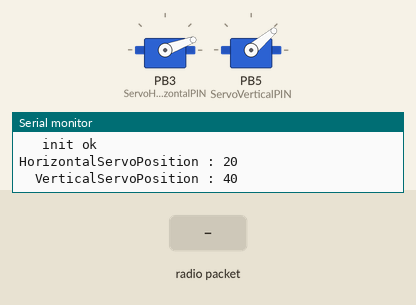
The sketch below on a simulated ATtiny85, built with avr-gcc and run on an emulated ATtiny85. On the bench: 2 × servo, the last lines printed to the serial monitor. The test bench sets the inputs (shaded band). No radio packets arrive unless stated.

Above: at 1.2 s.
1.3 s: radio packet "1" arrives
At 2.6 s:
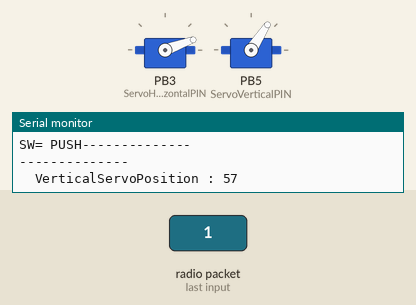
2.9 s: radio packet "0" arrives
At 3.8 s:
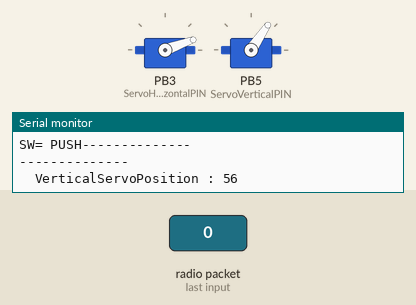
Timing chart, 0 to 5.9 s (numbered marks = the images above; inputs shaded):
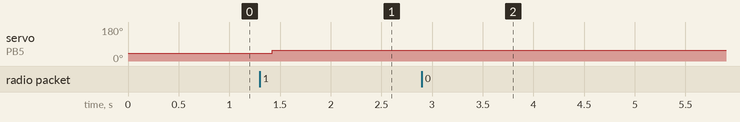

The sketch:

nrf24l01_rx_2servo_sw.ino
```cpp
/* YourDuinoStarter Example:RECEIVE nRF24L01 Joystick data to control Pan Tilt Servos Over Radio.
   QUESTIONS? terry@yourduino.com
 -WHAT IT DOES:
  -Receives Joystick Analog Values over a nRF24L01 Radio Link, using the Radiohead library.
  - Sends Joystick position to 2 servos, usually X,Y to pan-tilt arrangement
  - TODO! Send the Joystick push-down click to turn Laser on and off
------------------------
  OTHER QUESTION? niq_ro@yahoo.com - http://www.tehnic.go.ro
  WHAT IT DOES:
  - send Joystick position to 2 servos and if push-switch is pushed, a LED is ON
  - see on Serial monitor position and if momentary-button is pushed or not
-------------------------
 - SEE the comments after "//" on each line below
 - CONNECTIONS: nRF24L01 Modules See:
 http://arduino-info.wikispaces.com/Nrf24L01-2.4GHz-HowTo
   1 - GND
   2 - VCC 3.3V !!! NOT 5V
   3 - CE to Arduino pin 8
   4 - CSN to Arduino pin 10
   5 - SCK to Arduino pin 13
   6 - MOSI to Arduino pin 11
   7 - MISO to Arduino pin 12
   8 - UNUSED


   -V2.00 7/12/14 by Noah King
   Based on examples at http://www.airspayce.com/mikem/arduino/RadioHead/index.html
*/

/*-----( Import needed libraries )-----*/
// SEE http://arduino-info.wikispaces.com/Arduino-Libraries  !!
// NEED the SoftwareServo library installed
// http://playground.arduino.cc/uploads/ComponentLib/SoftwareServo.zip
#include <SoftwareServo.h>  // Regular Servo library creates timer conflict!

// NEED the RadioHead Library installed!
// http://www.airspayce.com/mikem/arduino/RadioHead/RadioHead-1.23.zip
#include <RHReliableDatagram.h>
#include <RH_NRF24.h>

#include <SPI.h>

/*-----( Declare Constants and Pin Numbers )-----*/
#define CLIENT_ADDRESS     1
#define SERVER_ADDRESS     2

#define ServoHorizontalPIN 3   //Pin Numbers
#define ServoVerticalPIN   5
#define LaserPIN           6

#define ServoMIN_H  20  // Don't go to very end of servo travel
#define ServoMAX_H  160 // which may not be all the way from 0 to 180.
#define ServoMIN_V  40  // Don't go to very end of servo travel
#define ServoMAX_V  130 // which may not be all the way from 0 to 180.


/*-----( Declare objects )-----*/
SoftwareServo HorizontalServo;
SoftwareServo VerticalServo;  // create servo objects to control servos

// Create an instance of the radio driver
RH_NRF24 RadioDriver;

// Create an instance of a manager object to manage message delivery and receipt, using the driver declared above
RHReliableDatagram RadioManager(RadioDriver, SERVER_ADDRESS);

/*-----( Declare Variables )-----*/
int HorizontalJoystickReceived; // Variable to store received Joystick values
int HorizontalServoPosition;    // variable to store the servo position
int HorizontalServoPosition1;    // variable to store old the servo position

int VerticalJoystickReceived;   // Variable to store received Joystick values
int VerticalServoPosition;      // variable to store the servo position
int VerticalServoPosition1;      // variable to store old the servo position


uint8_t ReturnMessage[] = "JoyStick Data Received";  // 28 MAX
// Predefine the message buffer here: Don't put this on the stack:
uint8_t buf[RH_NRF24_MAX_MESSAGE_LEN];

//--------------------------------( SETUP Runs ONCE )-----------------------------------------------------
void setup()
{
  pinMode(LaserPIN, OUTPUT);
  digitalWrite(LaserPIN, LOW); // turn off Laser

  /*-----( Set up servos )-----*/
  HorizontalServo.attach(ServoHorizontalPIN);  // attaches the servo to the servo object
  VerticalServo.attach(ServoVerticalPIN);      // attaches the servo to the servo object


  // begin serial to display on Serial Monitor. Set Serial Monitor to 115200
  // See http://arduino-info.wikispaces.com/YourDuino-Serial-Monitor
  Serial.begin(9600);

  if (!RadioManager.init()) // Initialize radio. If NOT "1" received, it failed.
    Serial.println("init failed");
    else Serial.println("   init ok");
  // Defaults after init are 2.402 GHz (channel 2), 2Mbps, 0dBm
} // END Setup


//--------------------------------( LOOP runs continuously )-----------------------------------------------------
void loop()
{
  if (RadioManager.available())
  {
 // Wait for a message addressed to us from the client
    uint8_t len = sizeof(buf);
    uint8_t from;
    if (RadioManager.recvfromAck(buf, &len, &from))
 //Serial Print the values of joystick
    {
      Serial.println("----------------------");
      Serial.print("got request from : 0x");
      Serial.print(from, HEX);
      Serial.print(": X = ");
      Serial.print(buf[0]);
      Serial.print(" Y = ");
      Serial.println(buf[1]);
      Serial.print(" SW = ");
      Serial.println(buf[2]);
      Serial.println("--------------");
      Serial.println("relative value");
      Serial.print("X = ");
      Serial.print(buf[0]-125);
      if ((buf[0]-125)<-2) Serial.println(" < LEFT");
      if ((buf[0]-125)>2) Serial.println(" > RIGHT");
if (((buf[0]-126)>=-2) and ((buf[0]-126)<=2)) Serial.println(" STOP");
      Serial.print("Y = ");
      Serial.print(buf[1]-126);
      if ((buf[1]-126)<-2) Serial.println("  v DOWN");
      if ((buf[1]-126)>2) Serial.println("  ^ UP");
if (((buf[1]-125)>=-2) and ((buf[1]-126)<=2)) Serial.println(" STOP");
      Serial.print("SW= ");
      if (buf[2]==0)  Serial.print("PUSH");
      if (buf[2]==1) Serial.print("OPEN (FREE)");
      Serial.println("--------------");
      Serial.println("--------------");


      // Send a reply back to the originator client, check for error
      if (!RadioManager.sendtoWait(ReturnMessage, sizeof(ReturnMessage), from))
        Serial.println("sendtoWait failed");
    }// end 'IF Received data Available
  }// end 'IF RadioManager Available

 //   {
    SoftwareServo::refresh();//refreshes servo to keep them updating
    HorizontalJoystickReceived  = buf[1];  // Get the values received
    VerticalJoystickReceived    = buf[0];

    // scale it to use it with the servo (value between MIN and MAX)
    HorizontalServoPosition  = map(HorizontalJoystickReceived, 0, 255, ServoMIN_H , ServoMAX_H);
    VerticalServoPosition    = map(VerticalJoystickReceived,   0, 255, ServoMIN_V , ServoMAX_V);

 if (HorizontalServoPosition != HorizontalServoPosition1)
{
    Serial.print("HorizontalServoPosition : ");
    Serial.println(HorizontalServoPosition);
  HorizontalServo.write(HorizontalServoPosition);
}
 if (VerticalServoPosition != VerticalServoPosition1)
{
    Serial.print("  VerticalServoPosition : ");
    Serial.println(VerticalServoPosition);
 VerticalServo.write(VerticalServoPosition);
}
 /*
    // tell servos to go to position
    HorizontalServo.write(HorizontalServoPosition);
    VerticalServo.write(VerticalServoPosition);
 */

 HorizontalServoPosition1 = HorizontalServoPosition;
 VerticalServoPosition1 = VerticalServoPosition;

     if (buf[2]==0)   digitalWrite(LaserPIN, HIGH); // turn on Laser ;
     if (buf[2]==1)   digitalWrite(LaserPIN, LOW); // turn off Laser;


 //   delay(25);                      // wait for the servo to reach the position
//  }

}// END Main LOOP
```

Measured:
- after the input at 1.3 s, servo on PB5 (ServoVerticalPIN): 40° → 57° after 0.12 s
- after the input at 2.9 s, servo on PB5 (ServoVerticalPIN): 57° → 56° after 0.12 s
